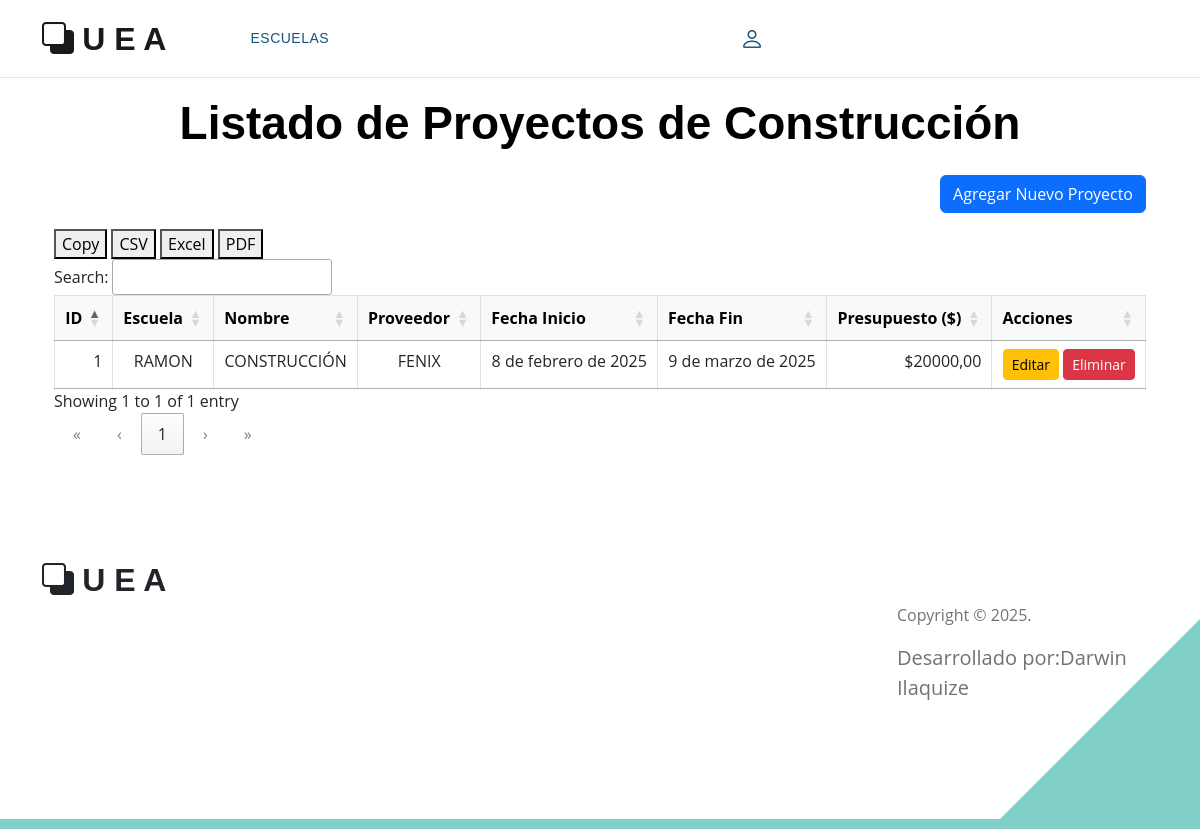
The app's page /proyecto/listarProyectos/ with its own data.
### Aplicaciones/infraestructura/models.py (models this page shows, shortened)
class ProyectoConstruccion(models.Model):
    escuela = models.ForeignKey(Escuela, on_delete=models.CASCADE, related_name="proyectos")
    nombre = models.CharField(max_length=255)
    descripcion = models.TextField()
    proveedor = models.ForeignKey(Proveedor, on_delete=models.CASCADE)
    fecha_inicio = models.DateField()
    fecha_fin = models.DateField()
    presupuesto = models.DecimalField(max_digits=10, decimal_places=2)

class Escuela(models.Model):
    nombre = models.CharField(max_length=255)
    direccion = models.TextField()
    telefono = models.CharField(max_length=15, blank=True, null=True)
    correo = models.EmailField(blank=True, null=True)
    imagen = models.ImageField(upload_to='escuelas/', blank=True, null=True)

class Proveedor(models.Model):
    nombre = models.CharField(max_length=255)
    contacto = models.CharField(max_length=255, blank=True, null=True)
    telefono = models.CharField(max_length=15, blank=True, null=True)
    correo = models.EmailField(blank=True, null=True)
    direccion = models.TextField(blank=True, null=True)

### Aplicaciones/infraestructura/views.py (the view)
# urls.py: path('proyecto/listarProyectos/', views.listarProyectos, name='listarProyectos'),
def listarProyectos(request):
    proyectos = ProyectoConstruccion.objects.all()
    return render(request, 'proyecto/listarProyecto.html', {'proyectos': proyectos})

### Aplicaciones/infraestructura/templates/proyecto/listarProyecto.html (shortened to what this page needs)
{% extends "plantilla.html" %}
{% block contenido %}
<br><br><br>
<div class="container mt-4">
    <h2 class="text-center mb-4">Listado de Proyectos de Construcción</h2>
    <div class="mb-3 text-end">
        <a href="{% url 'agregarProyecto' %}" class="btn btn-primary">Agregar Nuevo Proyecto</a>
    </div>
    <div class="table-responsive">
        <table class="table table-bordered table-hover text-center" id="tablaProyectos">
            <thead class="table-light">
                <tr>
                    <th>ID</th>
                    <th>Escuela</th>
                    <th>Nombre</th>
                    <th>Proveedor</th>
                    <th>Fecha Inicio</th>
                    <th>Fecha Fin</th>
                    <th>Presupuesto ($)</th>
                    <th>Acciones</th>
                </tr>
            </thead>
            <tbody>
                {% for proyecto in proyectos %}
                    <tr>
                        <td>{{ forloop.counter }}</td>
                        <td>{{ proyecto.escuela.nombre }}</td>
                        <td>{{ proyecto.nombre }}</td>
                        <td>{{ proyecto.proveedor.nombre }}</td>
                        <td>{{ proyecto.fecha_inicio }}</td>
                        <td>{{ proyecto.fecha_fin }}</td>
                        <td>${{ proyecto.presupuesto }}</td>
                        <td>
                            <a href="{% url 'editarProyecto' proyecto.id %}" class="btn btn-sm btn-warning">Editar</a>
                            <a href="{% url 'eliminarProyecto' proyecto.id %}" class="btn btn-danger btn-sm" onclick="return confirm('¿Estás seguro de eliminar?');">Eliminar</a>
                        </td>
                    </tr>
                {% endfor %}
            </tbody>
        </table>
    </div>
</div>
{% endblock %}

### Escuela/static/plantilla/css/templatemo-topic-listing.css (style rules this page uses)
:root { --white-color: #ffffff; --primary-color: #13547a; --secondary-color: #80d0c7; --section-bg-color: #f0f8ff; --custom-btn-bg-color: #80d0c7; --custom-btn-bg-hover-color: #13547a; --dark-color: #000000; --p-color: #717275; --border-color: #7fffd4; --link-hover-color: #13547a; --body-font-family: 'Open Sans', sans-serif; --title-font-family: 'Montserrat', sans-serif; --h1-font-size: 58px; --h2-font-size: 46px; --h3-font-size: 32px; --h4-font-size: 28px; --h5-font-size: 24px; --h6-font-size: 22px; --p-font-size: 20px; --menu-font-size: 14px; --btn-font-size: 18px; --copyright-font-size: 16px; --border-radius-large: 100px; --border-radius-medium: 20px; --border-radius-small: 10px; --font-weight-normal: 400; --font-weight-medium: 500; --font-weight-semibold: 600; --font-weight-bold: 700; }
body { background-color: var(--white-color); font-family: var(--body-font-family); }
h2, h3, h4, h5, h6 { color: var(--dark-color); }
h1, h2, h3, h4, h5, h6 { font-family: var(--title-font-family); font-weight: var(--font-weight-semibold); }
h2 { font-size: var(--h2-font-size); font-weight: var(--font-weight-bold); }
a, button { touch-action: manipulation; transition: all 0.3s; }
a { display: inline-block; color: var(--primary-color); text-decoration: none; }

### records on screen
ProyectoConstruccion: escuela.nombre "RAMON", nombre "CONSTRUCCIÓN", proveedor.nombre "FENIX", fecha_inicio "8 de febrero de 2025", fecha_fin "9 de marzo de 2025", presupuesto "20000,00"
